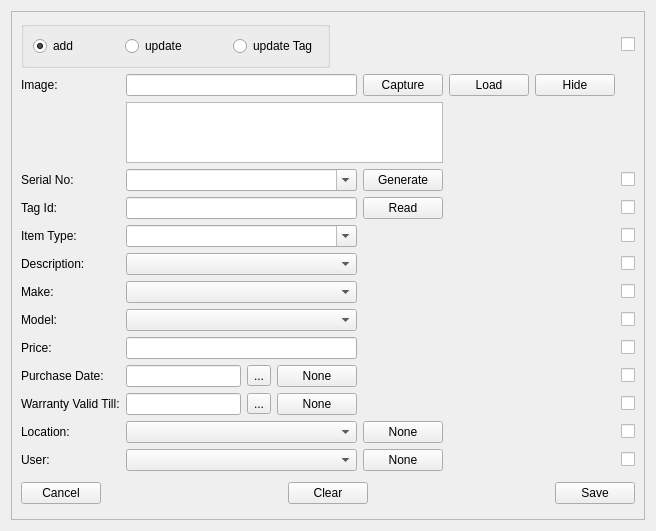
<?xml version="1.0" encoding="UTF-8"?>
<ui version="4.0">
 <class>Form</class>
 <widget class="QWidget" name="Form">
  <property name="geometry">
   <rect>
    <x>0</x>
    <y>0</y>
    <width>656</width>
    <height>531</height>
   </rect>
  </property>
  <property name="windowTitle">
   <string>Form</string>
  </property>
  <layout class="QGridLayout" name="gridLayout">
   <item row="0" column="0">
    <widget class="QFrame" name="frame_main">
     <property name="frameShape">
      <enum>QFrame::StyledPanel</enum>
     </property>
     <property name="frameShadow">
      <enum>QFrame::Raised</enum>
     </property>
     <layout class="QGridLayout" name="gridLayout_2">
      <item row="14" column="0" colspan="6">
       <layout class="QHBoxLayout" name="horizontalLayout">
        <item>
         <widget class="QPushButton" name="cancelButton">
          <property name="text">
           <string>Cancel</string>
          </property>
         </widget>
        </item>
        <item>
         <spacer name="horizontalSpacer_7">
          <property name="orientation">
           <enum>Qt::Horizontal</enum>
          </property>
          <property name="sizeHint" stdset="0">
           <size>
            <width>58</width>
            <height>33</height>
           </size>
          </property>
         </spacer>
        </item>
        <item>
         <widget class="QPushButton" name="clearButton">
          <property name="text">
           <string>Clear</string>
          </property>
         </widget>
        </item>
        <item>
         <spacer name="horizontalSpacer_8">
          <property name="orientation">
           <enum>Qt::Horizontal</enum>
          </property>
          <property name="sizeHint" stdset="0">
           <size>
            <width>58</width>
            <height>33</height>
           </size>
          </property>
         </spacer>
        </item>
        <item>
         <widget class="QPushButton" name="saveButton">
          <property name="text">
           <string>Save</string>
          </property>
         </widget>
        </item>
       </layout>
      </item>
      <item row="5" column="1">
       <widget class="QComboBox" name="itemTypeBox">
        <property name="sizePolicy">
         <sizepolicy hsizetype="MinimumExpanding" vsizetype="Fixed">
          <horstretch>0</horstretch>
          <verstretch>0</verstretch>
         </sizepolicy>
        </property>
        <property name="editable">
         <bool>true</bool>
        </property>
       </widget>
      </item>
      <item row="1" column="0">
       <widget class="QLabel" name="label01">
        <property name="sizePolicy">
         <sizepolicy hsizetype="Fixed" vsizetype="Fixed">
          <horstretch>0</horstretch>
          <verstretch>0</verstretch>
         </sizepolicy>
        </property>
        <property name="layoutDirection">
         <enum>Qt::LeftToRight</enum>
        </property>
        <property name="text">
         <string>Image:</string>
        </property>
       </widget>
      </item>
      <item row="7" column="0">
       <widget class="QLabel" name="label06">
        <property name="sizePolicy">
         <sizepolicy hsizetype="Fixed" vsizetype="Fixed">
          <horstretch>0</horstretch>
          <verstretch>0</verstretch>
         </sizepolicy>
        </property>
        <property name="text">
         <string>Make:</string>
        </property>
       </widget>
      </item>
      <item row="5" column="5">
       <widget class="QCheckBox" name="itemTypeCheckBox">
        <property name="text">
         <string/>
        </property>
       </widget>
      </item>
      <item row="0" column="0" colspan="2">
       <widget class="QGroupBox" name="groupBox">
        <property name="sizePolicy">
         <sizepolicy hsizetype="Fixed" vsizetype="Fixed">
          <horstretch>0</horstretch>
          <verstretch>0</verstretch>
         </sizepolicy>
        </property>
        <property name="title">
         <string/>
        </property>
        <layout class="QHBoxLayout" name="horizontalLayout_4">
         <item>
          <widget class="QRadioButton" name="addButton">
           <property name="text">
            <string>add</string>
           </property>
           <property name="checked">
            <bool>true</bool>
           </property>
          </widget>
         </item>
         <item>
          <spacer name="horizontalSpacer_3">
           <property name="orientation">
            <enum>Qt::Horizontal</enum>
           </property>
           <property name="sizeHint" stdset="0">
            <size>
             <width>40</width>
             <height>20</height>
            </size>
           </property>
          </spacer>
         </item>
         <item>
          <widget class="QRadioButton" name="updateButton">
           <property name="text">
            <string>update</string>
           </property>
          </widget>
         </item>
         <item>
          <spacer name="horizontalSpacer_6">
           <property name="orientation">
            <enum>Qt::Horizontal</enum>
           </property>
           <property name="sizeHint" stdset="0">
            <size>
             <width>40</width>
             <height>20</height>
            </size>
           </property>
          </spacer>
         </item>
         <item>
          <widget class="QRadioButton" name="updateTagButton">
           <property name="text">
            <string>update Tag</string>
           </property>
          </widget>
         </item>
        </layout>
       </widget>
      </item>
      <item row="7" column="1">
       <widget class="QComboBox" name="makeBox">
        <property name="sizePolicy">
         <sizepolicy hsizetype="MinimumExpanding" vsizetype="Fixed">
          <horstretch>0</horstretch>
          <verstretch>0</verstretch>
         </sizepolicy>
        </property>
        <property name="editable">
         <bool>false</bool>
        </property>
       </widget>
      </item>
      <item row="1" column="4">
       <widget class="QPushButton" name="hideButton">
        <property name="text">
         <string>Hide</string>
        </property>
       </widget>
      </item>
      <item row="1" column="2">
       <widget class="QPushButton" name="captureButton">
        <property name="text">
         <string>Capture</string>
        </property>
       </widget>
      </item>
      <item row="1" column="1">
       <widget class="QLineEdit" name="imageBox">
        <property name="sizePolicy">
         <sizepolicy hsizetype="MinimumExpanding" vsizetype="Fixed">
          <horstretch>0</horstretch>
          <verstretch>0</verstretch>
         </sizepolicy>
        </property>
        <property name="maxLength">
         <number>100</number>
        </property>
        <property name="readOnly">
         <bool>true</bool>
        </property>
        <property name="clearButtonEnabled">
         <bool>false</bool>
        </property>
       </widget>
      </item>
      <item row="13" column="2">
       <widget class="QPushButton" name="userNoneButton">
        <property name="text">
         <string>None</string>
        </property>
       </widget>
      </item>
      <item row="8" column="0">
       <widget class="QLabel" name="label07">
        <property name="sizePolicy">
         <sizepolicy hsizetype="Fixed" vsizetype="Fixed">
          <horstretch>0</horstretch>
          <verstretch>0</verstretch>
         </sizepolicy>
        </property>
        <property name="text">
         <string>Model:</string>
        </property>
       </widget>
      </item>
      <item row="4" column="1">
       <widget class="QLineEdit" name="tagIdBox">
        <property name="sizePolicy">
         <sizepolicy hsizetype="MinimumExpanding" vsizetype="Fixed">
          <horstretch>0</horstretch>
          <verstretch>0</verstretch>
         </sizepolicy>
        </property>
        <property name="maxLength">
         <number>30</number>
        </property>
        <property name="clearButtonEnabled">
         <bool>true</bool>
        </property>
       </widget>
      </item>
      <item row="11" column="5">
       <widget class="QCheckBox" name="validCheckBox">
        <property name="text">
         <string/>
        </property>
       </widget>
      </item>
      <item row="6" column="0">
       <widget class="QLabel" name="label05">
        <property name="sizePolicy">
         <sizepolicy hsizetype="Fixed" vsizetype="Fixed">
          <horstretch>0</horstretch>
          <verstretch>0</verstretch>
         </sizepolicy>
        </property>
        <property name="text">
         <string>Description:</string>
        </property>
       </widget>
      </item>
      <item row="9" column="5">
       <widget class="QCheckBox" name="priceCheckBox">
        <property name="text">
         <string/>
        </property>
       </widget>
      </item>
      <item row="1" column="5">
       <widget class="QFrame" name="frame">
        <property name="focusPolicy">
         <enum>Qt::NoFocus</enum>
        </property>
        <property name="styleSheet">
         <string notr="true">border: 0px;</string>
        </property>
        <property name="frameShape">
         <enum>QFrame::StyledPanel</enum>
        </property>
        <property name="frameShadow">
         <enum>QFrame::Raised</enum>
        </property>
        <property name="lineWidth">
         <number>1</number>
        </property>
       </widget>
      </item>
      <item row="12" column="2">
       <widget class="QPushButton" name="locationNoneButton">
        <property name="text">
         <string>None</string>
        </property>
       </widget>
      </item>
      <item row="6" column="5">
       <widget class="QCheckBox" name="descriptionCheckBox">
        <property name="text">
         <string/>
        </property>
       </widget>
      </item>
      <item row="10" column="1">
       <layout class="QHBoxLayout" name="horizontalLayout_5">
        <item>
         <widget class="QLineEdit" name="purchaseBox">
          <property name="sizePolicy">
           <sizepolicy hsizetype="MinimumExpanding" vsizetype="Fixed">
            <horstretch>0</horstretch>
            <verstretch>0</verstretch>
           </sizepolicy>
          </property>
          <property name="readOnly">
           <bool>true</bool>
          </property>
         </widget>
        </item>
        <item>
         <widget class="QToolButton" name="purchaseCal">
          <property name="text">
           <string>...</string>
          </property>
         </widget>
        </item>
        <item>
         <widget class="QPushButton" name="purchaseNoneButton">
          <property name="text">
           <string>None</string>
          </property>
         </widget>
        </item>
       </layout>
      </item>
      <item row="8" column="1">
       <widget class="QComboBox" name="modelBox">
        <property name="sizePolicy">
         <sizepolicy hsizetype="MinimumExpanding" vsizetype="Fixed">
          <horstretch>0</horstretch>
          <verstretch>0</verstretch>
         </sizepolicy>
        </property>
        <property name="editable">
         <bool>false</bool>
        </property>
       </widget>
      </item>
      <item row="13" column="1">
       <widget class="QComboBox" name="userBox">
        <property name="sizePolicy">
         <sizepolicy hsizetype="MinimumExpanding" vsizetype="Fixed">
          <horstretch>0</horstretch>
          <verstretch>0</verstretch>
         </sizepolicy>
        </property>
        <property name="editable">
         <bool>false</bool>
        </property>
       </widget>
      </item>
      <item row="7" column="5">
       <widget class="QCheckBox" name="makeCheckBox">
        <property name="text">
         <string/>
        </property>
       </widget>
      </item>
      <item row="10" column="0">
       <widget class="QLabel" name="label09">
        <property name="sizePolicy">
         <sizepolicy hsizetype="Fixed" vsizetype="Fixed">
          <horstretch>0</horstretch>
          <verstretch>0</verstretch>
         </sizepolicy>
        </property>
        <property name="text">
         <string>Purchase Date:</string>
        </property>
       </widget>
      </item>
      <item row="3" column="2">
       <widget class="QPushButton" name="generateButton">
        <property name="text">
         <string>Generate</string>
        </property>
       </widget>
      </item>
      <item row="1" column="3">
       <widget class="QPushButton" name="loadButton">
        <property name="text">
         <string>Load</string>
        </property>
       </widget>
      </item>
      <item row="3" column="0">
       <widget class="QLabel" name="label02">
        <property name="sizePolicy">
         <sizepolicy hsizetype="Fixed" vsizetype="Fixed">
          <horstretch>0</horstretch>
          <verstretch>0</verstretch>
         </sizepolicy>
        </property>
        <property name="layoutDirection">
         <enum>Qt::LeftToRight</enum>
        </property>
        <property name="text">
         <string>Serial No:</string>
        </property>
       </widget>
      </item>
      <item row="4" column="2">
       <widget class="QPushButton" name="readButton">
        <property name="text">
         <string>Read</string>
        </property>
       </widget>
      </item>
      <item row="3" column="5">
       <widget class="QCheckBox" name="serialNoCheckBox">
        <property name="text">
         <string/>
        </property>
       </widget>
      </item>
      <item row="12" column="5">
       <widget class="QCheckBox" name="locationCheckBox">
        <property name="text">
         <string/>
        </property>
       </widget>
      </item>
      <item row="5" column="0">
       <widget class="QLabel" name="label04">
        <property name="sizePolicy">
         <sizepolicy hsizetype="Fixed" vsizetype="Fixed">
          <horstretch>0</horstretch>
          <verstretch>0</verstretch>
         </sizepolicy>
        </property>
        <property name="text">
         <string>Item Type:</string>
        </property>
       </widget>
      </item>
      <item row="12" column="0">
       <widget class="QLabel" name="label11">
        <property name="sizePolicy">
         <sizepolicy hsizetype="Fixed" vsizetype="Fixed">
          <horstretch>0</horstretch>
          <verstretch>0</verstretch>
         </sizepolicy>
        </property>
        <property name="text">
         <string>Location:</string>
        </property>
       </widget>
      </item>
      <item row="4" column="5">
       <widget class="QCheckBox" name="tagIdCheckBox">
        <property name="text">
         <string/>
        </property>
       </widget>
      </item>
      <item row="10" column="5">
       <widget class="QCheckBox" name="purchaseCheckBox">
        <property name="text">
         <string/>
        </property>
       </widget>
      </item>
      <item row="6" column="1">
       <widget class="QComboBox" name="descriptionBox">
        <property name="sizePolicy">
         <sizepolicy hsizetype="MinimumExpanding" vsizetype="Fixed">
          <horstretch>0</horstretch>
          <verstretch>0</verstretch>
         </sizepolicy>
        </property>
        <property name="editable">
         <bool>false</bool>
        </property>
       </widget>
      </item>
      <item row="2" column="1" colspan="2">
       <widget class="QListWidget" name="listWidget">
        <property name="sizePolicy">
         <sizepolicy hsizetype="MinimumExpanding" vsizetype="Ignored">
          <horstretch>0</horstretch>
          <verstretch>0</verstretch>
         </sizepolicy>
        </property>
       </widget>
      </item>
      <item row="13" column="5">
       <widget class="QCheckBox" name="userCheckBox">
        <property name="text">
         <string/>
        </property>
       </widget>
      </item>
      <item row="13" column="0">
       <widget class="QLabel" name="label12">
        <property name="sizePolicy">
         <sizepolicy hsizetype="Fixed" vsizetype="Fixed">
          <horstretch>0</horstretch>
          <verstretch>0</verstretch>
         </sizepolicy>
        </property>
        <property name="text">
         <string>User:</string>
        </property>
       </widget>
      </item>
      <item row="0" column="5">
       <widget class="QCheckBox" name="imageCheckBox">
        <property name="text">
         <string/>
        </property>
       </widget>
      </item>
      <item row="11" column="1">
       <layout class="QHBoxLayout" name="horizontalLayout_7">
        <item>
         <widget class="QLineEdit" name="validBox">
          <property name="sizePolicy">
           <sizepolicy hsizetype="MinimumExpanding" vsizetype="Fixed">
            <horstretch>0</horstretch>
            <verstretch>0</verstretch>
           </sizepolicy>
          </property>
          <property name="readOnly">
           <bool>true</bool>
          </property>
         </widget>
        </item>
        <item>
         <widget class="QToolButton" name="validCal">
          <property name="text">
           <string>...</string>
          </property>
         </widget>
        </item>
        <item>
         <widget class="QPushButton" name="validNoneButton">
          <property name="text">
           <string>None</string>
          </property>
         </widget>
        </item>
       </layout>
      </item>
      <item row="8" column="5">
       <widget class="QCheckBox" name="modelCheckBox">
        <property name="text">
         <string/>
        </property>
       </widget>
      </item>
      <item row="11" column="0">
       <widget class="QLabel" name="label10">
        <property name="sizePolicy">
         <sizepolicy hsizetype="Fixed" vsizetype="Fixed">
          <horstretch>0</horstretch>
          <verstretch>0</verstretch>
         </sizepolicy>
        </property>
        <property name="text">
         <string>Warranty Valid Till:</string>
        </property>
       </widget>
      </item>
      <item row="9" column="0">
       <widget class="QLabel" name="label08">
        <property name="sizePolicy">
         <sizepolicy hsizetype="Fixed" vsizetype="Fixed">
          <horstretch>0</horstretch>
          <verstretch>0</verstretch>
         </sizepolicy>
        </property>
        <property name="text">
         <string>Price:</string>
        </property>
       </widget>
      </item>
      <item row="12" column="1">
       <widget class="QComboBox" name="locationBox">
        <property name="sizePolicy">
         <sizepolicy hsizetype="MinimumExpanding" vsizetype="Fixed">
          <horstretch>0</horstretch>
          <verstretch>0</verstretch>
         </sizepolicy>
        </property>
        <property name="editable">
         <bool>false</bool>
        </property>
       </widget>
      </item>
      <item row="4" column="0">
       <widget class="QLabel" name="label03">
        <property name="sizePolicy">
         <sizepolicy hsizetype="Fixed" vsizetype="Fixed">
          <horstretch>0</horstretch>
          <verstretch>0</verstretch>
         </sizepolicy>
        </property>
        <property name="layoutDirection">
         <enum>Qt::LeftToRight</enum>
        </property>
        <property name="text">
         <string>Tag Id:</string>
        </property>
       </widget>
      </item>
      <item row="9" column="1">
       <widget class="QLineEdit" name="priceBox">
        <property name="sizePolicy">
         <sizepolicy hsizetype="MinimumExpanding" vsizetype="Fixed">
          <horstretch>0</horstretch>
          <verstretch>0</verstretch>
         </sizepolicy>
        </property>
        <property name="maxLength">
         <number>30</number>
        </property>
        <property name="clearButtonEnabled">
         <bool>true</bool>
        </property>
       </widget>
      </item>
      <item row="3" column="1">
       <widget class="QComboBox" name="serialNoBox">
        <property name="sizePolicy">
         <sizepolicy hsizetype="MinimumExpanding" vsizetype="Fixed">
          <horstretch>0</horstretch>
          <verstretch>0</verstretch>
         </sizepolicy>
        </property>
        <property name="editable">
         <bool>true</bool>
        </property>
       </widget>
      </item>
     </layout>
    </widget>
   </item>
  </layout>
 </widget>
 <resources/>
 <connections/>
</ui>
